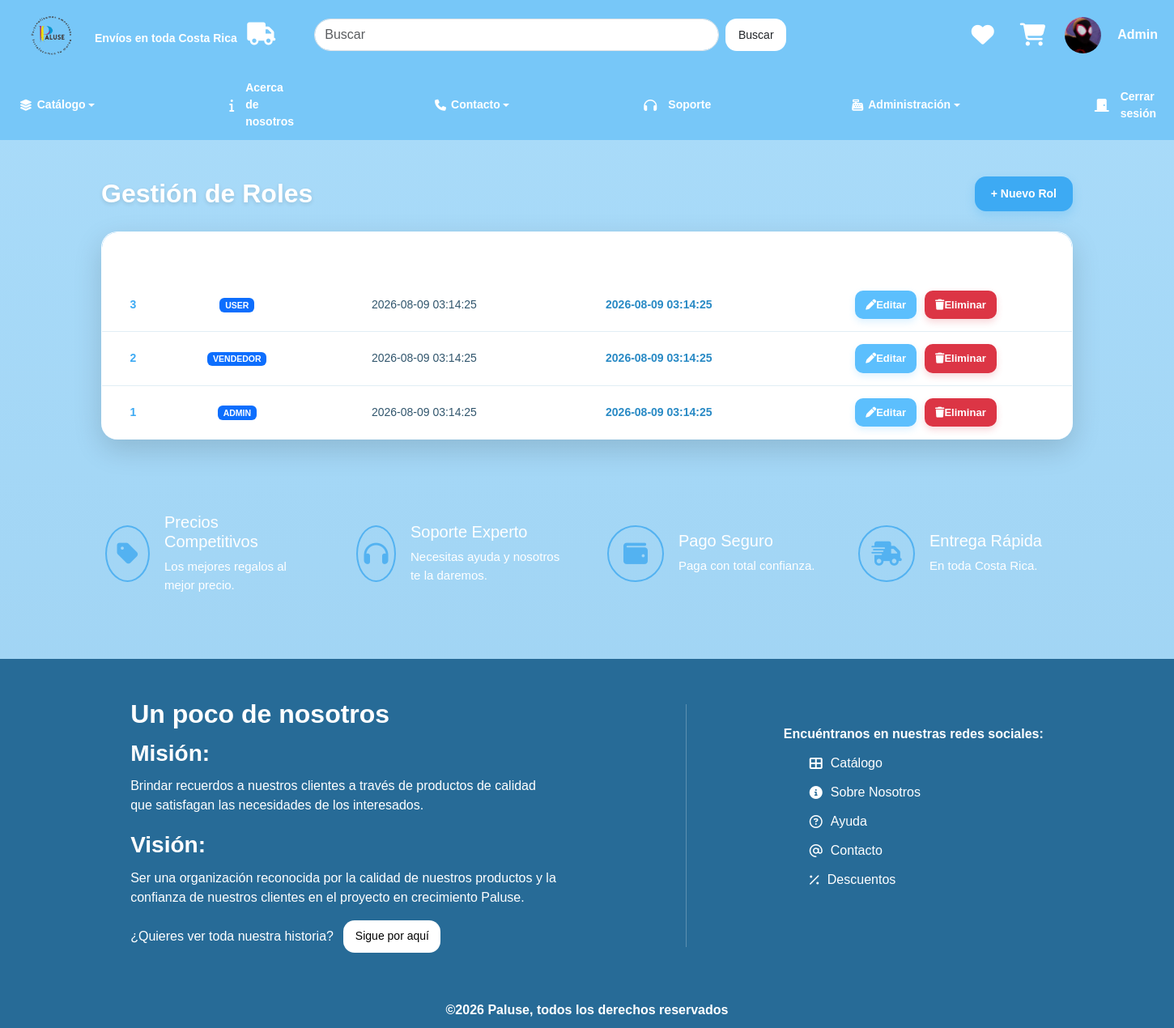
/rol/index (signed in), run on the app's committed database.
### tables this page shows
CREATE TABLE rol (
  id_rol INT NOT NULL AUTO_INCREMENT,
  rol VARCHAR(20) UNIQUE,
  fecha_creacion TIMESTAMP DEFAULT CURRENT_TIMESTAMP,
  fecha_modificacion TIMESTAMP DEFAULT CURRENT_TIMESTAMP ON UPDATE CURRENT_TIMESTAMP,
  PRIMARY KEY (id_rol)
);

### app/controllers/RolController.php (called while the page is built, shortened)
<?php
class RolController extends Controller {
    private $rolModel;
    public function __construct() {
        $this->rolModel = $this->model('Rol');
    }
    public function index() {
        $roles = $this->rolModel->getAll();
        $this->view('rol/index', [
            'roles' => $roles,
            'css' => ['usuarioStyles.css']
        ]);
    }
}

### app/core/App.php (called while the page is built, shortened)
<?php
class App {
    protected $method = 'index';
    public function __construct() {
        $url = $this->parseUrl();
        if (isset($url[0]) && file_exists('../app/controllers/' . ucfirst($url[0]) . 'Controller.php')) {
            unset($url[0]);
        }
        $this->controller = new $this->controller;
        if (isset($url[1])) {
            if (method_exists($this->controller, $url[1])) {
                $this->method = $url[1];
                unset($url[1]);
            }
        }
        $this->params = $url ? array_values($url) : [];
        call_user_func_array([$this->controller, $this->method], $this->params);
    }
    public function parseUrl() {
        if (isset($_GET['url'])) {
            return explode('/', filter_var(rtrim($_GET['url'], '/'), FILTER_SANITIZE_URL));
        }
        return [];
    }
}

### public/index.php (called while the page is built, shortened)
<?php
require_once '../app/core/App.php';
$app = new App();

### app/models/Rol.php (called while the page is built, shortened)
<?php
require_once '../app/config/Database.php';
class Rol {
    private $db;
    public function __construct() {
        $this->db = Database::getInstance()->getConnection();
    }
    public function getAll() {
        $query = "SELECT * FROM rol ORDER BY id_rol DESC";
        $result = $this->db->query($query);
        $roles = [];
        if ($result && $result->num_rows > 0) {
            while ($row = $result->fetch_assoc()) {
                $roles[] = $row;
            }
        }
        return $roles;
    }
}

### app/config/Database.php (called while the page is built, shortened)
<?php
class Database {
    private static $instance = null;
    private $conn;
    private function __construct() {
        try {
            $this->conn = new mysqli(DB_HOST, DB_USER, DB_PASS, DB_NAME);
            $this->conn->set_charset("utf8");
        } catch (mysqli_sql_exception $e) {
            die("Error de conexión a la base de datos. Por favor, verifica que MySQL esté encendido y la base de datos '" . DB_NAME . "' exista. Detalle: " . $e->getMessage());
        }
    }
    public static function getInstance() {
        if (!self::$instance) {
            self::$instance = new Database();
        }
        return self::$instance;
    }
    public function getConnection() {
        return $this->conn;
    }
}

### app/views/rol/index.php (the view, shortened to what this page needs)
<?php require_once '../app/views/layouts/head.php'; ?>
<?php require_once '../app/views/layouts/headIndexUser.php'; ?>
<?php require_once '../app/views/layouts/header.php'; ?>
<div class="page-header">
    <h2>Gestión de Roles</h2>
    <a href="<?= BASE_URL ?>/rol/create" class="btn btn-primary">
        + Nuevo Rol
    </a>
</div>
<div class="glass-card mt-4">
    <table class="table">
        <thead>
            <tr>
                <th>ID</th>
                <th>Rol</th>
                <th>Fecha Creación</th>
                <th>Fecha Modificación</th>
                <th>Acciones</th>
            </tr>
        </thead>
        <tbody>
            <?php if(empty($data['roles'])): ?>
                <tr>
                    <td colspan="5" class="text-center">No hay roles registrados.</td>
                </tr>
            <?php else: ?>
                <?php foreach($data['roles'] as $rol): ?>
                    <tr>
                        <td><?= $rol['id_rol'] ?></td>
                        <td>
                            <span class="badge bg-primary">
                                <?= htmlspecialchars($rol['rol']) ?>
                            </span>
                        </td>
                        <td><?= $rol['fecha_creacion'] ?></td>
                        <td><?= $rol['fecha_modificacion'] ?></td>
                        <td class="actions">
                            <a href="<?= BASE_URL ?>/rol/edit/<?= $rol['id_rol'] ?>"
                               class="btn btn-sm btn-info">
                                <i class="fa-solid fa-pen"></i> Editar
                            </a>
                            <a href="<?= BASE_URL ?>/rol/delete/<?= $rol['id_rol'] ?>"
                               class="btn btn-sm btn-danger"
                               onclick="return confirm('¿Seguro que deseas eliminar este rol?');">
                                <i class="fa-solid fa-trash"></i> Eliminar
                            </a>
                        </td>
                    </tr>
                <?php endforeach; ?>
            <?php endif; ?>
        </tbody>
    </table>
</div>
<?php require_once '../app/views/layouts/footer.php'; ?>

### public/css/general.css (style rules this page uses)
* { margin:0; padding:0; box-sizing:border-box; }
body { background:linear-gradient(180deg,#aadcfa,#9dd1f1); font-family:Arial, Helvetica, sans-serif; }

### public/css/usuarioStyles.css (style rules this page uses)
.page-header { width: 90%; max-width: 1200px; margin: 45px auto 25px; display: flex; justify-content: space-between; align-items: center; gap: 20px; }
.page-header h2 { margin: 0; color: #ffffff; font-size: 32px; font-weight: bold; text-shadow: 0 2px 5px rgba(0, 0, 0, 0.12); }
.page-header .btn-primary { display: inline-flex; align-items: center; justify-content: center; background: #3daaf3; color: #ffffff; border: none; border-radius: 14px; padding: 11px 20px; font-size: 14px; font-weight: bold; text-decoration: none; box-shadow: 0 5px 12px rgba(61, 170, 243, 0.25); transition: background-color 0.3s, color 0.3s, transform 0.3s, box-shadow 0.3s; }
.glass-card { width: 90%; max-width: 1200px; margin: 0 auto 50px; background: rgba(255, 255, 255, 0.94); border-radius: 20px; overflow: hidden; box-shadow: 0 12px 35px rgba(0, 0, 0, 0.15); border: 1px solid rgba(255, 255, 255, 0.7); }
.glass-card .table { width: 100%; margin: 0; border-collapse: separate; border-spacing: 0; }
.glass-card .table thead { background: #3daaf3; color: #ffffff; }
.glass-card .table thead th { padding: 17px 14px; color: #ffffff; font-size: 15px; font-weight: bold; text-align: center; vertical-align: middle; border: none; white-space: nowrap; }
.glass-card .table tbody td { padding: 15px 14px; color: #31566d; font-size: 14px; text-align: center; vertical-align: middle; border-bottom: 1px solid #e1eef5; }
.glass-card .table tbody tr { background: #ffffff; transition: background-color 0.25s, transform 0.25s; }
.glass-card .table tbody tr:nth-child(even) { background: #f7fcff; }
.glass-card .table tbody tr:last-child td { border-bottom: none; }
.glass-card .table tbody td:first-child { color: #3daaf3; font-weight: bold; }
.glass-card .table tbody td:nth-child(4) { color: #298ac5; font-weight: bold; }
.glass-card .table tbody td:nth-child(5) { color: #52758a; }
.actions { display: flex; justify-content: center; align-items: center; gap: 10px; white-space: nowrap; }
.actions .btn { display: inline-flex; align-items: center; justify-content: center; min-width: 75px; padding: 8px 13px; border: none; border-radius: 10px; font-size: 13px; font-weight: bold; text-decoration: none; transition: background-color 0.3s, color 0.3s, transform 0.3s, box-shadow 0.3s; }
.actions .btn-info { background: #5cbffd; color: #ffffff; box-shadow: 0 4px 8px rgba(92, 191, 253, 0.2); }
.actions .btn-danger { background: #dc3545; color: #ffffff; box-shadow: 0 4px 8px rgba(220, 53, 69, 0.2); }

### data on the page
rol: id_rol "3", rol "USER", fecha_creacion "2026-08-09 03:14:25", fecha_modificacion "2026-08-09 03:14:25"
rol: id_rol "2", rol "VENDEDOR", fecha_creacion "2026-08-09 03:14:25", fecha_modificacion "2026-08-09 03:14:25"
rol: id_rol "1", rol "ADMIN", fecha_creacion "2026-08-09 03:14:25", fecha_modificacion "2026-08-09 03:14:25"

### other printed values
$_SESSION['nombre'] "Admin"
